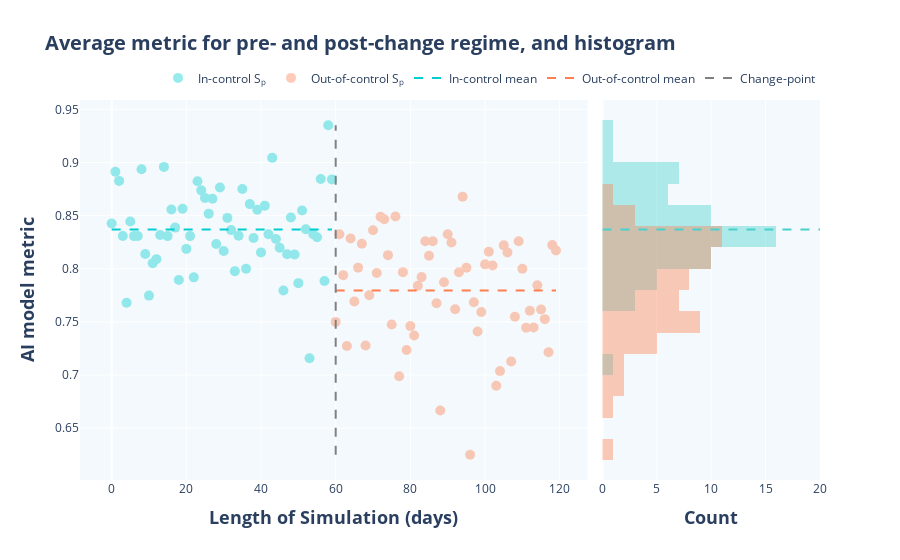

Notebook cell for this chart:
### Code cell
# Average metric for the pre-change and post-change regime
obj_cusum.plot_input_metric_plotly()

### Figure 1 — Plotly figure (JSON) as saved in the notebook; plotly's stock layout.template omitted (floating-point values rounded to 4 significant figures)
{"data": [{"marker": {"color": "darkturquoise", "size": 10}, "mode": "markers", "name": "In-control S<sub>p</sub>", "opacity": 0.4, "type": "scatter", "x": [0, 1, 2, 3, 4, 5, 6, 7, 8, 9, 10, 11, 12, 13, 14, 15, 16, 17, 18, 19, 20, 21, 22, 23, 24, 25, 26, 27, 28, 29, 30, 31, 32, 33, 34, 35, 36, 37, 38, 39, 40, 41, 42, 43, 44, 45, 46, 47, 48, 49, 50, 51, 52, 53, 54, 55, 56, 57, 58, 59], "xaxis": "x", "y": [0.8426, 0.8913, 0.8827, 0.8308, 0.768, 0.8444, 0.8307, 0.8308, 0.8936, 0.8138, 0.7747, 0.8053, 0.809, 0.8318, 0.8958, 0.8307, 0.8557, 0.8387, 0.7895, 0.8564, 0.8187, 0.8307, 0.7919, 0.8824, 0.8737, 0.8667, 0.8519, 0.8659, 0.8232, 0.8764, 0.8168, 0.8478, 0.8364, 0.7978, 0.831, 0.875, 0.8, 0.8608, 0.8289, 0.8556, 0.8154, 0.8594, 0.8325, 0.9043, 0.828, 0.8198, 0.7796, 0.8136, 0.8482, 0.8135, 0.7865, 0.8548, 0.8371, 0.7157, 0.8325, 0.8297, 0.8844, 0.7885, 0.935, 0.8841], "yaxis": "y"}, {"marker": {"color": "coral", "size": 10}, "mode": "markers", "name": "Out-of-control S<sub>p</sub>", "opacity": 0.4, "type": "scatter", "x": [60, 61, 62, 63, 64, 65, 66, 67, 68, 69, 70, 71, 72, 73, 74, 75, 76, 77, 78, 79, 80, 81, 82, 83, 84, 85, 86, 87, 88, 89, 90, 91, 92, 93, 94, 95, 96, 97, 98, 99, 100, 101, 102, 103, 104, 105, 106, 107, 108, 109, 110, 111, 112, 113, 114, 115, 116, 117, 118, 119], "xaxis": "x", "y": [0.75, 0.8325, 0.794, 0.7273, 0.8284, 0.7692, 0.801, 0.8235, 0.7277, 0.775, 0.8362, 0.7959, 0.849, 0.8465, 0.8128, 0.7475, 0.8492, 0.6989, 0.7968, 0.7236, 0.746, 0.7371, 0.7839, 0.7921, 0.8259, 0.8122, 0.8258, 0.7676, 0.6667, 0.7872, 0.8325, 0.8247, 0.7619, 0.7967, 0.8678, 0.801, 0.625, 0.7684, 0.7409, 0.7594, 0.8041, 0.8161, 0.803, 0.6898, 0.7037, 0.822, 0.8154, 0.7127, 0.7548, 0.8258, 0.8, 0.7444, 0.7604, 0.7447, 0.7845, 0.7616, 0.7526, 0.7214, 0.8222, 0.8173], "yaxis": "y"}, {"line": {"color": "darkturquoise", "dash": "dash"}, "mode": "lines", "name": "In-control mean", "type": "scatter", "x": [0, 59], "xaxis": "x", "y": [0.8368, 0.8368], "yaxis": "y"}, {"line": {"color": "coral", "dash": "dash"}, "mode": "lines", "name": "Out-of-control mean", "type": "scatter", "x": [60, 119], "xaxis": "x", "y": [0.7794, 0.7794], "yaxis": "y"}, {"line": {"color": "grey", "dash": "dash"}, "mode": "lines", "name": "Change-point", "type": "scatter", "x": [60, 60], "xaxis": "x", "y": [0.625, 0.935], "yaxis": "y"}, {"marker": {"color": "mediumturquoise"}, "nbinsy": 15, "opacity": 0.4, "orientation": "h", "showlegend": false, "type": "histogram", "xaxis": "x2", "y": [0.8426, 0.8913, 0.8827, 0.8308, 0.768, 0.8444, 0.8307, 0.8308, 0.8936, 0.8138, 0.7747, 0.8053, 0.809, 0.8318, 0.8958, 0.8307, 0.8557, 0.8387, 0.7895, 0.8564, 0.8187, 0.8307, 0.7919, 0.8824, 0.8737, 0.8667, 0.8519, 0.8659, 0.8232, 0.8764, 0.8168, 0.8478, 0.8364, 0.7978, 0.831, 0.875, 0.8, 0.8608, 0.8289, 0.8556, 0.8154, 0.8594, 0.8325, 0.9043, 0.828, 0.8198, 0.7796, 0.8136, 0.8482, 0.8135, 0.7865, 0.8548, 0.8371, 0.7157, 0.8325, 0.8297, 0.8844, 0.7885, 0.935, 0.8841], "yaxis": "y2"}, {"marker": {"color": "coral"}, "nbinsy": 15, "opacity": 0.4, "orientation": "h", "showlegend": false, "type": "histogram", "xaxis": "x2", "y": [0.75, 0.8325, 0.794, 0.7273, 0.8284, 0.7692, 0.801, 0.8235, 0.7277, 0.775, 0.8362, 0.7959, 0.849, 0.8465, 0.8128, 0.7475, 0.8492, 0.6989, 0.7968, 0.7236, 0.746, 0.7371, 0.7839, 0.7921, 0.8259, 0.8122, 0.8258, 0.7676, 0.6667, 0.7872, 0.8325, 0.8247, 0.7619, 0.7967, 0.8678, 0.801, 0.625, 0.7684, 0.7409, 0.7594, 0.8041, 0.8161, 0.803, 0.6898, 0.7037, 0.822, 0.8154, 0.7127, 0.7548, 0.8258, 0.8, 0.7444, 0.7604, 0.7447, 0.7845, 0.7616, 0.7526, 0.7214, 0.8222, 0.8173], "yaxis": "y2"}, {"line": {"color": "mediumturquoise", "dash": "dash"}, "mode": "lines", "showlegend": false, "type": "scatter", "x": [0, 20], "xaxis": "x2", "y": [0.8368, 0.8368], "yaxis": "y2"}], "layout": {"barmode": "overlay", "legend": {"orientation": "h", "x": 1, "xanchor": "right", "y": 1.02, "yanchor": "bottom"}, "plot_bgcolor": "#F3F9FC", "title": {"font": {"size": 20, "weight": "bold"}, "text": "Average metric for pre- and post-change regime, and histogram"}, "xaxis": {"anchor": "y", "domain": [0, 0.686], "dtick": 20, "title": {"font": {"size": 18, "weight": "bold"}, "text": "Length of Simulation (days)"}}, "xaxis2": {"anchor": "y2", "domain": [0.706, 1], "title": {"font": {"size": 18, "weight": "bold"}, "text": "Count"}}, "yaxis": {"anchor": "x", "domain": [0, 1], "title": {"font": {"size": 18, "weight": "bold"}, "text": "AI model metric"}}, "yaxis2": {"anchor": "x2", "domain": [0, 1], "matches": "y", "showticklabels": false}}}
